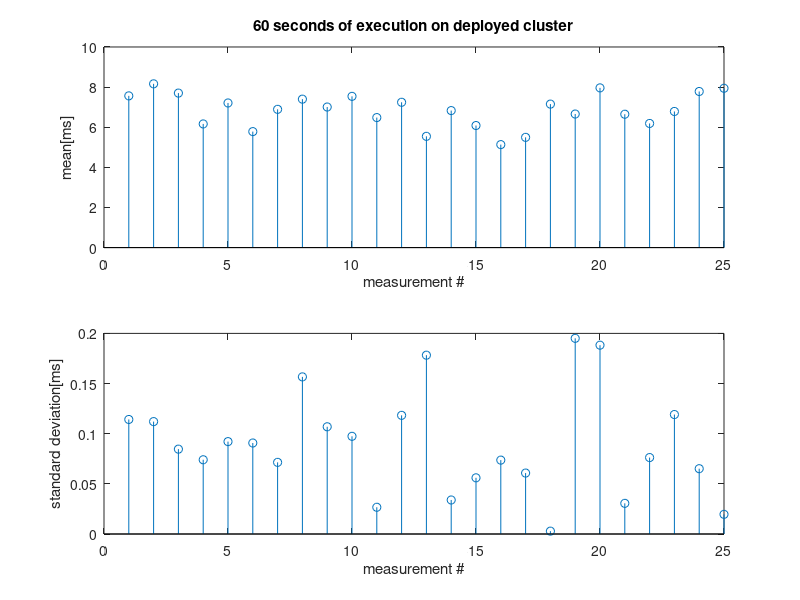

This figure's MATLAB source:
close all;
clear all;
clc;

mean=[7.563605728727885
8.163305785123967
7.7020725388601035
6.1639810426540285
7.209193245778612
5.78174123337364
6.892219602559784
7.399800928998009
7.007320178230427
7.539412673879443
6.481196054254007
7.244096902790555
5.546230440967283
6.829611817244933
6.085393999340587
5.133418043202033
5.495618011483832
7.152961672473867
6.658284023668639
7.96201195919803
6.6484348125215
6.188079470198676
6.785890326555761
7.78179662021939
7.9420240137221265];

std=[0.11418682260629895
0.11206010518407214
0.08461564686586014
0.07401536522001051
0.09211518721025164
0.09072831827740692
0.0714319057246592
0.1566523376698642
0.10690991503115245
0.0973927385611042
0.026666209941707864
0.11830633817821577
0.17827783596890937
0.03391078582588228
0.056024040254502784
0.073670220389639
0.06076808980090476
0.0028552337935848237
0.19508344541978706
0.18826008224649776
0.030573788837125988
0.07620990890167235
0.1191057089682275
0.06511634249630195
0.019595508180123043];


subplot(2,1,1);
stem(mean);
xlabel('measurement #');
ylabel('mean[ms]');
title('60 seconds of execution on deployed cluster');

subplot(2,1,2);
stem(std);
xlabel('measurement #');
ylabel('standard deviation[ms]');